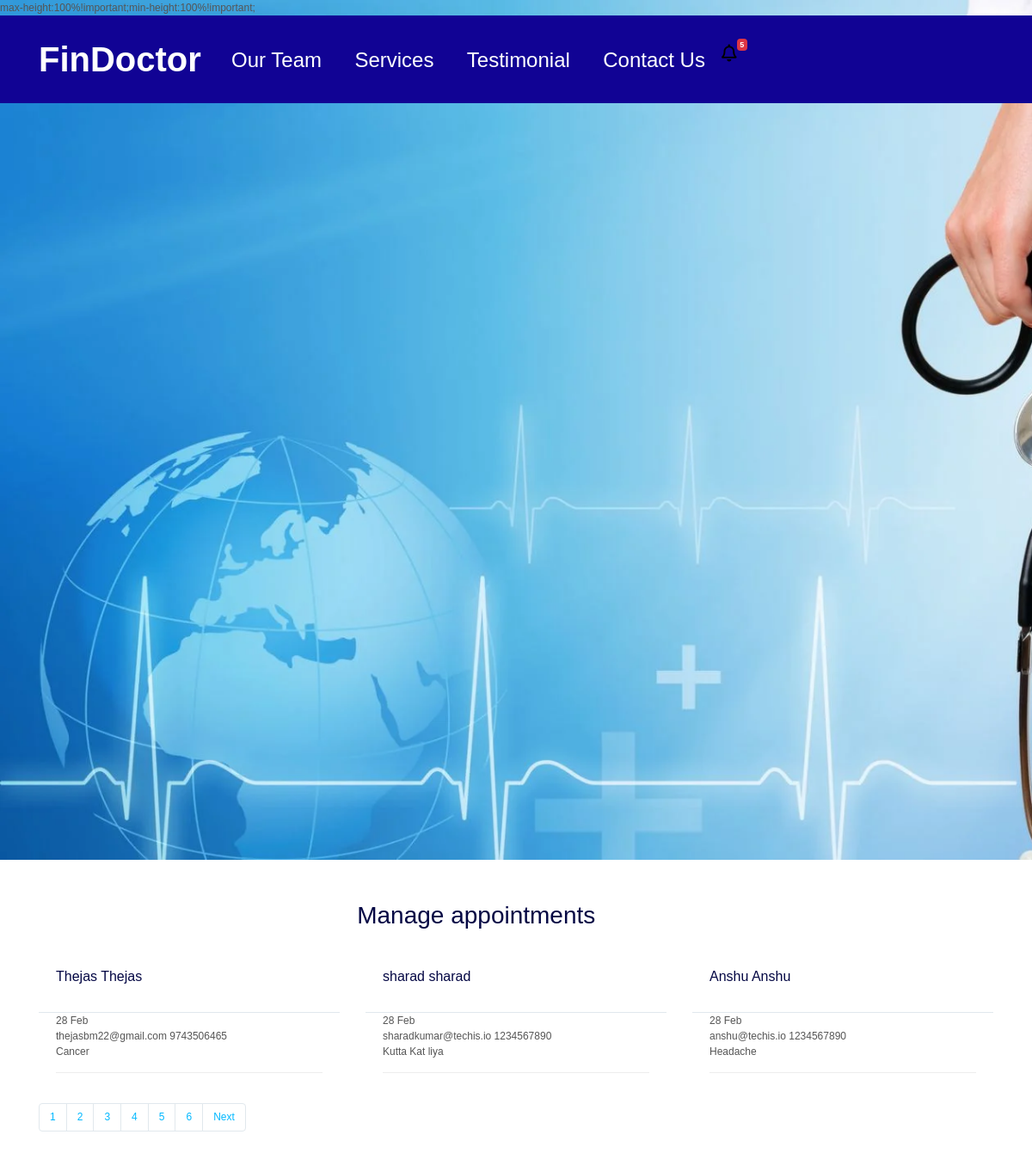
The page /manage-appointments/ on the database its author committed.
### doctor/models.py (models this page shows, shortened)
class Appointment(models.Model):
    first_name = models.CharField(max_length=50)
    last_name = models.CharField(max_length=50)
    email = models.CharField(max_length=50)
    phone = models.CharField(max_length=50)
    request = models.TextField(blank=True)
    sent_date = models.DateField(auto_now_add=True)
    accepted = models.BooleanField(default=False)
    accepted_date = models.DateField(auto_now_add=False, null=True, blank=True)
    class Meta:
        ordering = ["-sent_date"]

### doctor/views.py (the view, shortened to what this page needs)
# urls.py: path("manage-appointments/", ManageAppointmentTemplateView.as_view(), name="manage"),
class ManageAppointmentTemplateView(ListView):
    template_name = "manage-appointments.html"
    model = Appointment
    context_object_name = "appointments"
    login_required = True
    paginate_by = 3
    def get_context_data(self,*args, **kwargs):
        context = super().get_context_data(*args, **kwargs)
        appointments = Appointment.objects.all()
        context.update({
            "title":"Manage Appointments"
        })
        return context

### doctor/context_processors.py (called while the page is built)
def get_notification(request):
    count = Appointment.objects.filter(accepted=False).count()
    data = {
        "count":count
    }
    return data

### templates/manage-appointments.html (shortened to what this page needs)
{% extends 'base.html' %}
{% block content %}
    <div class="container mt-5">
        <div class="col-11 text-center mt-4 mb-4">
            <h3>
                Manage appointments
            </h3>
        </div>
        <div class="row">
        {% for app in appointments %}
            <div class="col-lg-4">
                <div class="card card-margin">
                    <div class="card-header no-border">
                        <h5 class="card-title">{{app.first_name}} {{app.last_name}}</h5>
                    </div>
                    <div class="card-body pt-0">
                        <div class="widget-49">
                            <div class="widget-49-title-wrapper">
                                <div class="widget-49-date-primary">
                                    <span class="widget-49-date-day">{{app.sent_date|date:"d"}}</span>
                                    <span class="widget-49-date-month">{{app.sent_date|date:"M"}}</span>
                                </div>
                                <div class="widget-49-meeting-info">
                                    <span class="widget-49-pro-title">{{app.email}}</span>
                                    <span class="widget-49-meeting-time">{{app.phone}}</span>
                                </div>
                            </div>
                            <div class="widget-49-meeting-points">
                                <span>{{app.request}}</span>
                            </div>
                            <hr class="w-100">
                        </div>
                    </div>
                </div>
            </div>
        {% endfor %}
        </div>
        {% if is_paginated %}
        <div class="wrapper">
            <nav aria-label="Page navigation example">
                <ul class="pagination">
                    {% for number in page_obj.paginator.page_range %}
                    <li class="page-item"><a class="page-link" href="?page={{number}}">{{number}}</a></li>
                    {% endfor %}
                    {% if page_obj.has_next %}
                    <li class="page-item"><a class="page-link" href="?page={{page_obj.prebious_page_number}}">Next</a></li>
                    {% endif %}
                </ul>
            </nav>
        </div>
        {% endif %}
{% endblock content %}

### templates/base.html (shortened to what this page needs)
{% load static %}
<!DOCTYPE html>
<html lang="en">
<head>
  <link href="{% static 'css/bootstrap.min.css' %}" rel="stylesheet">
  <link rel="stylesheet" href="https://cdnjs.cloudflare.com/ajax/libs/font-awesome/5.15.3/css/all.min.css" />
  <link rel="stylesheet" href="{% static 'css/styles.css' %}" />
</head>
<body>
  <div class="header" style="background: rgb(177, 177, 177) url('../static/img/vc.webp'); background-repeat:no-repeat; background-size:cover;  ">
  {% if "appointment" in request.path %}
  max-height:100%!important;min-height:100%!important;
  {% endif %}
    <nav style="background-color:#110394;  " class="navbar navbar-dark navbar-expand-md navigation-clean-search">
        <div  class="container"><a style="font-size:2.5rem;" class="navbar-brand" href="{% url 'home' %}">FinDoctor</a>
            <div  class="collapse navbar-collapse"
                id="navcol-1">
                <ul class="nav navbar-nav">
                    <li class="nav-item" role="presentation">
                        <a style="font-size:1.5rem;" class="nav-link active" href="{% url 'team' %}">Our Team</a>
                    </li>
                    <li class="nav-item" role="presentation">
                        <a style="font-size:1.5rem;" class="nav-link active" href="{% url 'services' %}">Services</a>
                    </li>
                    <li class="nav-item" role="presentation">
                        <a style="font-size:1.5rem;" class="nav-link active" href="{% url 'testimonials' %}">Testimonial</a>
                    </li>
                    <li class="nav-item" role="presentation">
                        <a style="font-size:1.5rem;" class="nav-link active" href="#contact">Contact Us</a>
                    </li>
                  <li class="nav-item" role="presentation">
                    <a href="{% url 'manage' %}" style="float: left;cursor:pointer;" aria-expanded="true" title="You Have 6 New Appointments">
                      <i class="far fa-bell" style="font-size: 20px; float: left; color: black">
                      </i>
                  </a>
                  <span class="badge badge-danger">{{count}}</span>
                </li>
                </ul>
            </div>
        </div>
    </nav>
</div>
    {% block content %}{% endblock content %}
</body>
</html>

### rows shown on the page
Appointment: first_name "Thejas", last_name "Thejas", sent_date "28", sent_date "Feb", email "thejasbm22@gmail.com", phone "9743506465", request "Cancer"
Appointment: first_name "sharad", last_name "sharad", sent_date "28", sent_date "Feb", email "sharadkumar@techis.io", phone "1234567890", request "Kutta Kat liya"
Appointment: first_name "Anshu", last_name "Anshu", sent_date "28", sent_date "Feb", email "anshu@techis.io", phone "1234567890", request "Headache"

### other values the page prints
{{ count }} "5"
{{ number }} "1" "2" "3" "4" "5" "6"
